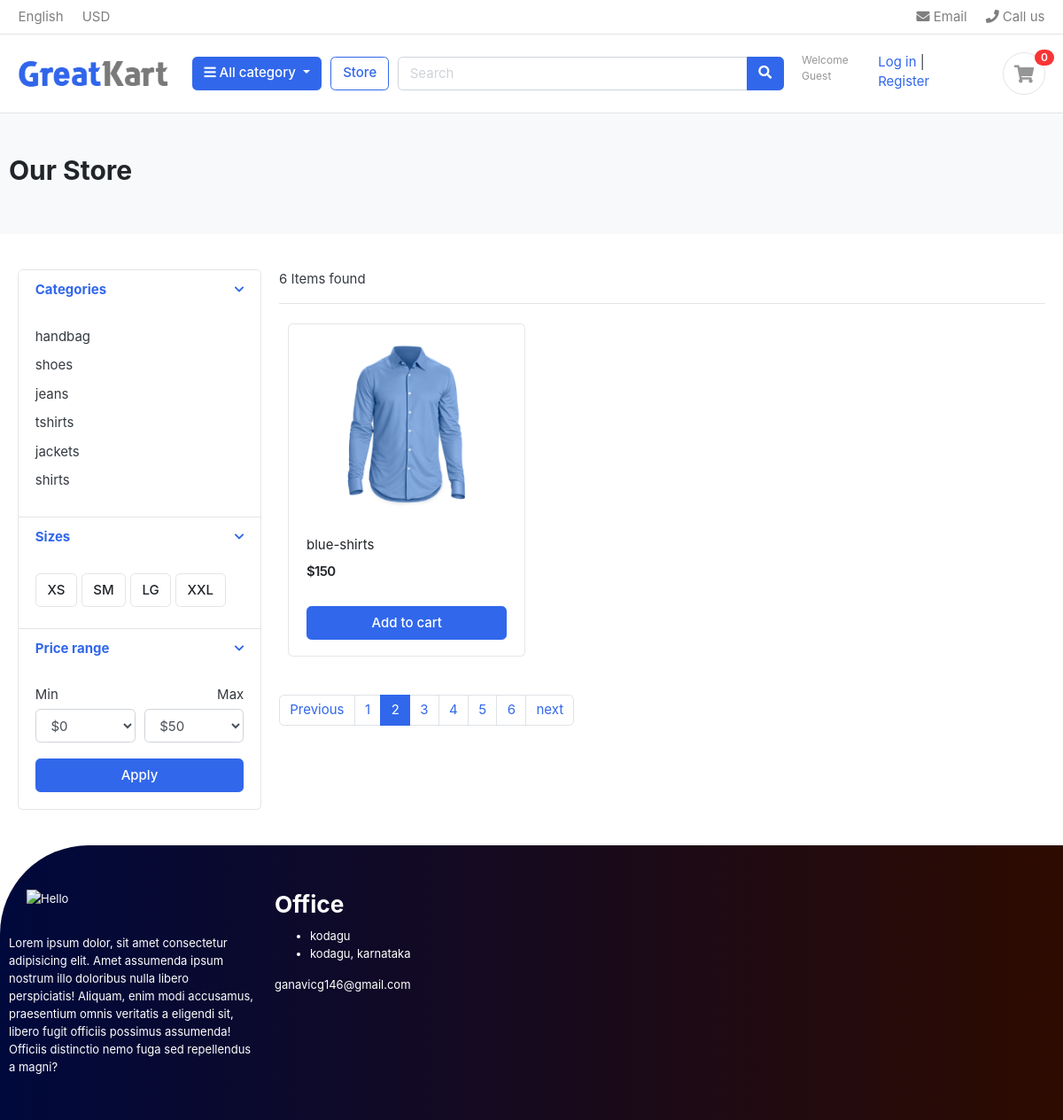
The page /store/?page=2 on the database its author committed.
### category/models.py (models this page shows, shortened)
class category(models.Model):
    category_name=models.CharField(max_length=200,unique=True)
    slug=models.CharField(max_length=200,unique=True)
    description=models.TextField(max_length=255)
    images=models.ImageField(upload_to='images/category')
    class Meta:
        verbose_name='categorys'
        verbose_name_plural='categories'
    def get_url(self):
        return reverse('category_product',args=[self.slug])

### store/models.py (models this page shows, shortened)
class Product(models.Model):
    product_name=models.CharField(max_length=200,unique=True)
    slug        =models.SlugField(max_length=200,unique=True)
    description=models.TextField(max_length=255)
    quantity    =models.IntegerField()
    category    =models.ForeignKey(category,on_delete=models.CASCADE)
    image       =models.ImageField(upload_to='photos/product')
    price       =models.IntegerField()
    stock       =models.IntegerField()
    is_available=models.BooleanField(default=True)
    created_data=models.DateTimeField(auto_now=True)
    modified_data=models.DateTimeField(auto_now_add=True)
    def get_url(self):
        return reverse('product_details',args=[self.category.slug,self.slug])

### store/views.py (the view)
# urls.py: path('store/',include('store.urls')),
def store(request,category_slug=None):
    if(category_slug !=None):
        categories=get_object_or_404(category,slug=category_slug)
        products=Product.objects.filter(category=categories,is_available=True)
        paginator =Paginator(products, 1)
        page = request.GET.get('page')
        paged_product = paginator.get_page(page)
        product_count=products.count()
    else:
        products=Product.objects.all().filter(is_available=True)
        paginator =Paginator(products, 1)
        page = request.GET.get('page')
        paged_product = paginator.get_page(page)
        product_count=products.count()
    return render (request,'store.html',{'products':paged_product,'pcount':product_count})

### category/context_processor.py (called while the page is built)
def menu_link(request):
    link=category.objects.all
    return dict(link=link)

### store/templates/store.html (shortened to what this page needs)
{% extends 'base.html'%}
{% load static %}
{% block content %}
<section class="section-pagetop bg">
<div class="container">
	{% if 'search' in request.path %}
		<h2 class="title-page">search result</h2>
	{% else %}
		<h2 class="title-page">Our Store</h2>
	{% endif %}
</div>
</section>
<section class="section-content padding-y">
<div class="container">
<div class="row">
	<aside class="col-md-3">
<div class="card">
	<article class="filter-group">
		<header class="card-header">
			<a href="#" data-toggle="collapse" data-target="#collapse_1" aria-expanded="true" class="">
				<i class="icon-control fa fa-chevron-down"></i>
				<h6 class="title">Categories</h6>
			</a>
		</header>
		<div class="filter-content collapse show" id="collapse_1" style="">
			<div class="card-body">
				<ul class="list-menu">
					{% for category in link %}
                    	<li><a href="{{category.get_url}}">{{category.category_name}}</a><li>
                    {% endfor %}
				</ul>
			</div>
		</div>
	</article>
	<article class="filter-group">
		<header class="card-header">
			<a href="#" data-toggle="collapse" data-target="#collapse_4" aria-expanded="true" class="">
				<i class="icon-control fa fa-chevron-down"></i>
				<h6 class="title">Sizes </h6>
			</a>
		</header>
		<div class="filter-content collapse show" id="collapse_4" style="">
			<div class="card-body">
			  <label class="checkbox-btn">
			    <span class="btn btn-light"> XS </span>
			  </label>
			  <label class="checkbox-btn">
			    <span class="btn btn-light"> SM </span>
			  </label>
			  <label class="checkbox-btn">
			    <span class="btn btn-light"> LG </span>
			  </label>
			  <label class="checkbox-btn">
			    <span class="btn btn-light"> XXL </span>
			  </label>
		</div>
		</div>
	</article>
	<article class="filter-group">
		<header class="card-header">
			<a href="#" data-toggle="collapse" data-target="#collapse_3" aria-expanded="true" class="">
				<i class="icon-control fa fa-chevron-down"></i>
				<h6 class="title">Price range </h6>
			</a>
		</header>
		<div class="filter-content collapse show" id="collapse_3" style="">
			<div class="card-body">
				<div class="form-row">
				<div class="form-group col-md-6">
				  <label>Min</label>
				  	<select class="mr-2 form-control">
						<option value="0">$0</option>
					</select>
				</div>
				<div class="form-group text-right col-md-6">
				  <label>Max</label>
				  	<select class="mr-2 form-control">
						<option value="50">$50</option>
					</select>
				</div>
				</div>
				<button class="btn btn-block btn-primary">Apply</button>
			</div>
		</div>
	</article>
</div>
	</aside>
	<main class="col-md-9">
<header class="border-bottom mb-4 pb-3">
		<div class="form-inline">
			<span class="mr-md-auto">{{pcount}} Items found </span>
		</div>
</header>
<div class="row">
	{% for i in products %}
	<div class="col-md-4">
		<figure class="card card-product-grid">
			<div class="img-wrap">
				<img src="{{ i.image.url }}">
			</div>
			<figcaption class="info-wrap">
				<div class="fix-height">
					<a href="{{i.get_url}}" class="title">{{i.product_name}}</a>
					<div class="price-wrap mt-2">
						<span class="price">${{i.price}}</span>
					</div>
				</div>
				<a href="#" class="btn btn-block btn-primary">Add to cart </a>
			</figcaption>
		</figure>
	</div>
	{%endfor%}
</div>
<nav class="mt-4" aria-label="Page navigation sample">
  <ul class="pagination">
	{% if products.has_previous %}
    	<li class="page-item "><a class="page-link" href="?page={{ products.previous_page_number }}">Previous</a></li>
	{% else %}
		<li class="page-item disabled"><a class="page-link" href="">Previous</a></li>
	{% endif %}
	{% for i in products.paginator.page_range %}
		{% if products.number == i %}
			<li class="page-item active"><a class="page-link" href="?page={{i}}">{{i}}</a></li>
		{% else %}
    		<li class="page-item"><a class="page-link" href="?page={{i}}">{{i}}</a></li>
		{% endif %}
	{% endfor %}
	{% if products.has_next %}
    	<li class="page-item "><a class="page-link" href="?page={{ products.next_page_number }}">next</a></li>
	{% else %}
		<li class="page-item disabled"><a class="page-link" href="">next</a></li>
	{% endif %}
  </ul>
</nav>
	</main>
</div>
</div>
</section>
{% endblock %}

### greatkart1/static/css/ui.css (style rules this page uses)
html { font-family: "Inter", sans-serif; font-size: 15px; }
.img-wrap { text-align: center; display: block; }
.img-wrap img { max-width: 100%; }
.price-wrap { letter-spacing: -0.7px; }
.padding-y { padding-top: 40px; padding-bottom: 40px; }
figure { margin-bottom: 0; }
article:after, .form-group:after { display: block; clear: both; content: ""; }
.bg { background-color: #f8f9fa; }
.title-page { color: #212529; }
.btn-light { background-color: #fff; border-color: #e4e4e4; }
[class*=list-] li:after { visibility: hidden; display: block; content: ""; overflow: hidden; height: 0; clear: both; }
.list-menu { list-style: none; margin: 0; padding-left: 0; }
.list-menu li { margin-bottom: 5px; }
.list-menu a { color: #343a40; }
[class*=card-product] a.title { color: #212529; display: block; }
[class*=card-product] .img-wrap { overflow: hidden; position: relative; }
[class*=card-product] .img-wrap img { height: 100%; max-width: 100%; width: auto; display: inline-block; -o-object-fit: cover; object-fit: cover; }
.card-product-grid { margin-bottom: 20px; }
.card-product-grid .img-wrap { border-radius: 0.2rem 0.2rem 0 0; height: 220px; }
.card-product-grid .info-wrap { overflow: hidden; padding: 18px 20px; }
.card-product-grid .fix-height { height: 80px; overflow: hidden; }
.card .img-wrap { overflow: hidden; }
.price { font-weight: 600; color: #212529; }
.icon-control { margin-top: 5px; float: right; font-size: 80%; }
.card-header .title { margin-bottom: 0; line-height: 1.5; }
.filter-group { border-bottom: 1px solid #e4e4e4; }
.filter-group .card-header { border-bottom: 0; }
.filter-group:last-child { border-bottom: 0; }
.checkbox-btn { position: relative; }
.section-pagetop { padding: 45px 0; }

### greatkart1/templates/includes/footer.html (style rules this page uses)
.row { width: 100%; margin: auto; display: flex; flex-wrap: wrap; align-items: flex-start; justify-content: space-between; }

### rows shown on the page
category: category_name "handbag"
category: category_name "shoes"
category: category_name "jeans"
category: category_name "tshirts"
category: category_name "jackets"
category: category_name "shirts"
Product: image (picture), product_name "blue-shirts", price "150"

### other values the page prints
{{ pcount }} "6"
{{ i }} "1" "3" "4" "5" "6"
{{ i }} "2"
